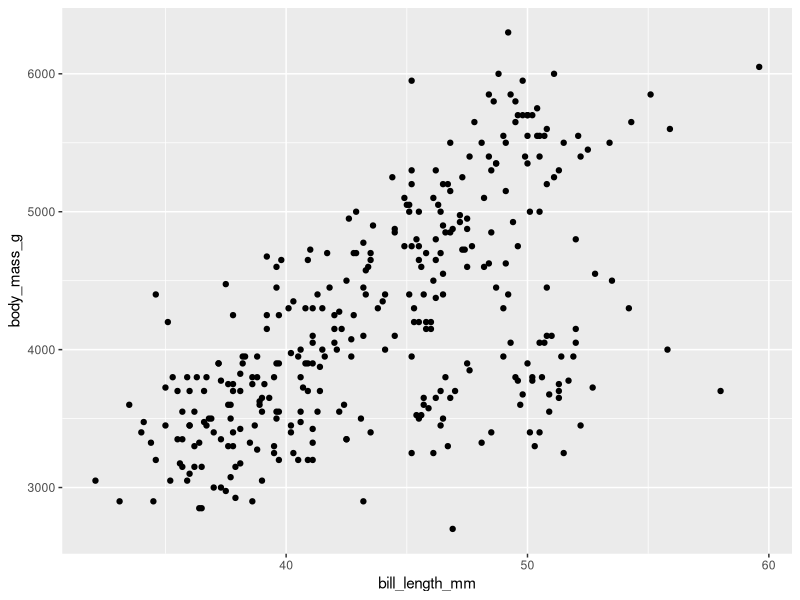
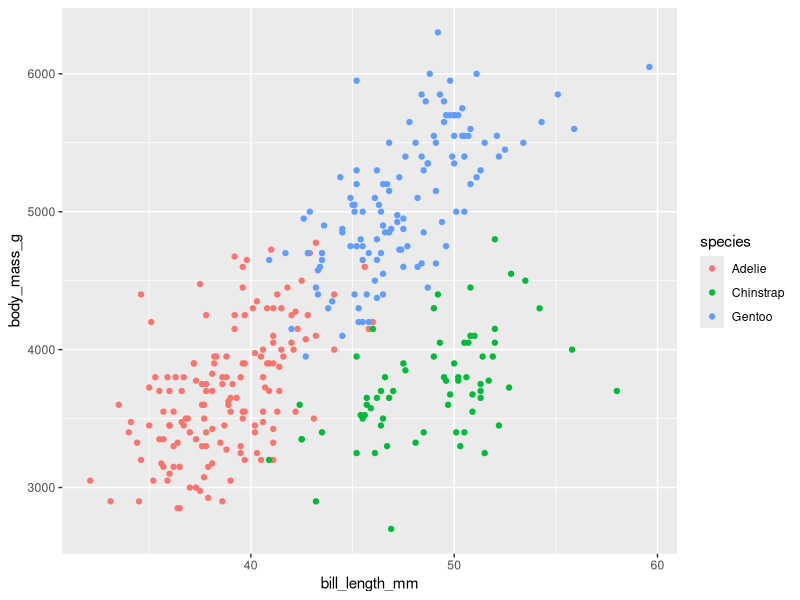
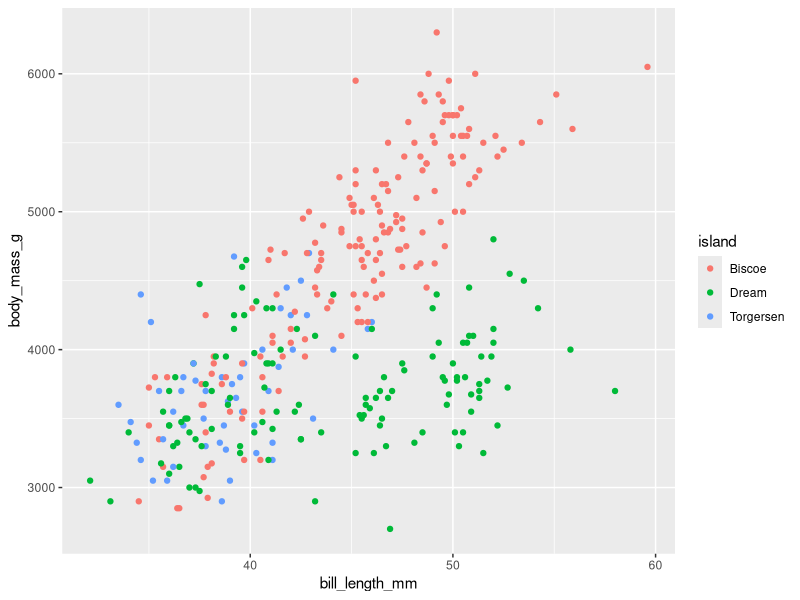
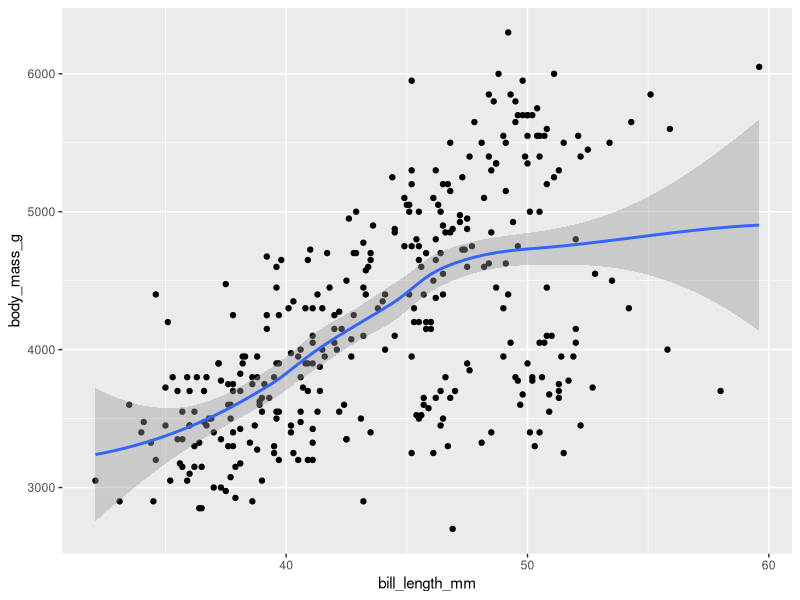
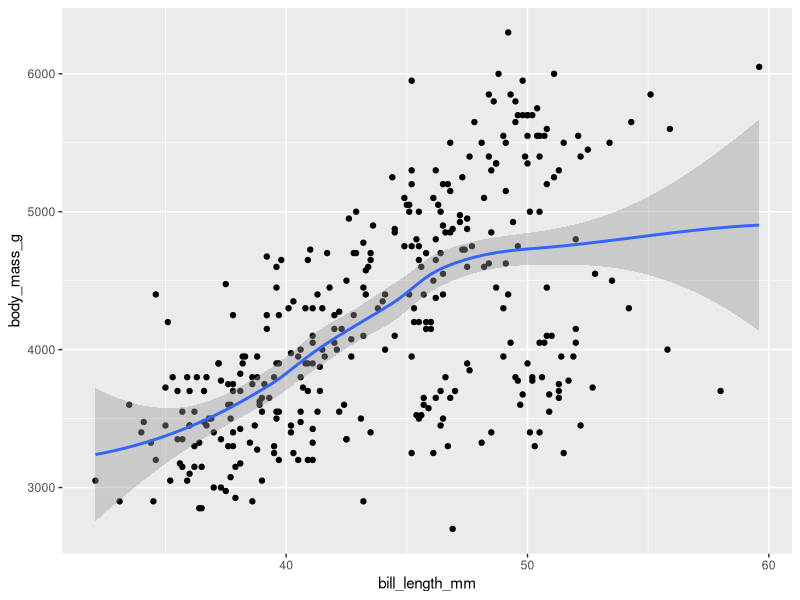
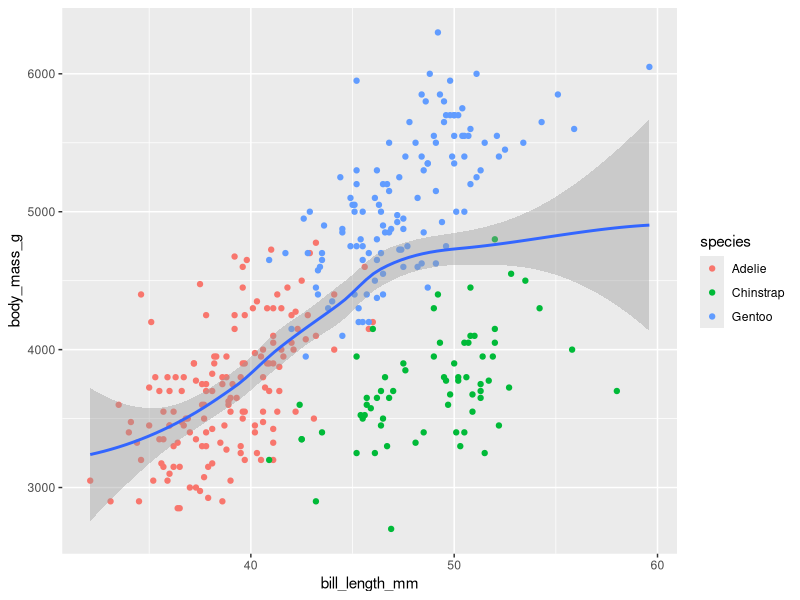
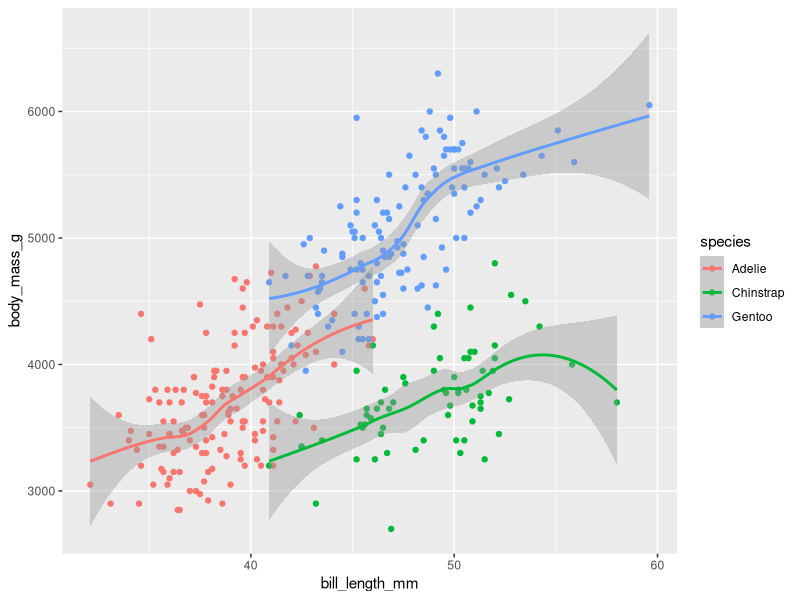
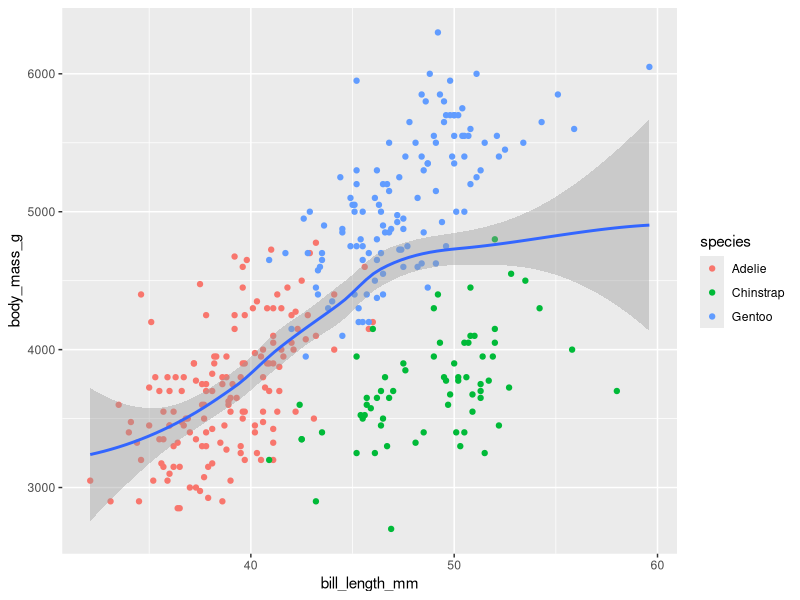

Generate these figures, in order, with R:
# Visualising data using ggplot 
# installing required packages 
install.packages("palmerpenguins")
library(palmerpenguins)
library(tidyverse)

# looking at the penguins dataframe.
ggplot(data = penguins) +
  geom_point(mapping = aes(x = bill_length_mm, y = body_mass_g))

# Mapping species to the aesthetic colour of geom_point.
ggplot(data = penguins) +
  geom_point(mapping = aes(x = bill_length_mm, y = body_mass_g, colour = species)) # each colour highlights different species.
# Q1: Does this cluster also correlate with the island the penguins are from? change the code above to check.

# changing the code to is island 
ggplot(data = penguins) +
  geom_point(mapping = aes(x = bill_length_mm, y = body_mass_g, colour = island))
# yes cluster does correlate when changing colour = species to colour= island 


# Add additional layers to our plot by specifying additional geoms.
ggplot(data = penguins) +
  geom_point(mapping = aes(x = bill_length_mm, y = body_mass_g)) +
  geom_smooth(mapping = aes(x = bill_length_mm, y = body_mass_g))

# improving the code so that we dont have to repeat mapping of variables --> pass to ggplot.
ggplot(data = penguins, mapping = aes(x = bill_length_mm, y = body_mass_g)) +
  geom_point() +
  geom_smooth()

# data falls into 3 sp clusters, fitting curve across all is NOT good
# Mapping species again to colour 
ggplot(data = penguins, mapping = aes(x = bill_length_mm, y = body_mass_g)) +
  geom_point(mapping = aes(colour = species)) +
  geom_smooth()
# curve still going across all 3 sp  as mapping only inherited by ggplot not btwn geomes.

# Copy and fix the code above, so that each species has its own fitted curve. 
ggplot(data = penguins, mapping = aes(x = bill_length_mm, y = body_mass_g)) +
  geom_point(mapping = aes(colour = species)) +
  geom_smooth(mapping = aes(colour = species))


#  assign it to a variable and add other layers later. This way we can save a basic plot and try out different layers
pengu_plot <-
  ggplot(data = penguins,
         mapping = aes(x = bill_length_mm, y = body_mass_g)) +
  geom_point(aes(colour = species))

#We can add layers to our plot
pengu_plot +
  geom_smooth()

# Write code to produce the following plot. Hint: Look at the documentation for geom_smooth to find the arguments you need for a linear model and to remove the confidence intervals.
pengu_plot_2 <-
  ggplot(data = penguins,
         mapping = aes(x = bill_length_mm, y = bill_depth_mm)) +
  geom_point(aes(colour = species))

pengu_plot +
  geom_smooth(mapping= aes(colour= species), method= 'lm', se= FALSE)
# changing x and y to bill length and bill depth to match the graph on the worksheet.
# using method= lm 'liner model' assigns to linear model, se= FALSE- ignore confidence intervals. 

# Saving plots 
ggsave(filename ="penguin_plot_1.png", plot = pengu_plot,
       width= 200, height= 300, units= "mm")

ggsave(filename ="penguin_plot_2.png", plot = pengu_plot,
       width= 200, height= 300, units= "mm")

# Continuous versus categorical variables 
 # mapping only caused for the line colour to change. 

# Change the code, so it fills the boxes with colour instead of the lines.
ggplot(data = penguins,
       mapping = aes(x = species, y = body_mass_g,)) +
  geom_boxplot(mapping = aes(colour = species, fill= species)) 

# looking at penguin dataframe
head(penguins)
str(penguins)
# can see which variables are factors using str() species and island = factor

df_days <-
  data.frame(day = c("Mon", "Tues", "Wed", "Thu"),
             counts = c(3, 8, 10, 5))
df_days$day <- as.factor(df_days$day)
str(df_days)

ggplot(data = df_days, mapping = aes(x = day, y = counts)) +
  geom_col()
# alphabetical order not correct in bar graph, instead defined by levels instead of days.

#fixing alphabetical order
df_days$day <- factor(df_days$day, levels = c("Mon", "Tues", "Wed", "Thu"))
str(df_days)

ggplot(data = df_days, mapping = aes(x = day, y = counts)) +
  geom_col()

# Reproducing a violin plot using the penguin dataframe. 
penguins$species <-factor (penguins$species,
                           levels= c("Chinstrap", "Gentoo", "Adelie")) # ordering sp in order shown on worksheet.
str(penguins$species)

ggplot(data = penguins,
       mapping = aes(x = species, y = body_mass_g)) +
  geom_violin(mapping = aes(colour = island, fill= island)) # fill used to colour entire plot instead of outline.

# statistical transformation 
ggplot(data = penguins) +
  geom_bar(mapping = aes(x = species)) +
  coord_flip()
# Q: What is the difference between geom_bar() and geom_col()?
# geom_bar() presents the variables horizontally whilst geom_col presents variables vertically.
# coord_flip() converts display to x conditional on y.

# Plotting only subset of your data: filter()
penguins %>% filter(!species == "Chinstrap") %>% # excluding the species 
  ggplot(mapping = aes(x = flipper_length_mm, y = body_mass_g)) +
  geom_point(mapping = aes(colour = species, shape = island))
# filter() is extremely useful together with the function is.na() to get rid of pesky NAs.

# Use is.na(sex) with filter() to reproduce the plot below, so that it only contains penguins where sex is known.
penguins$species2 <-factor (penguins$species,
                           levels= c("Adelie", "Chinstrap", "Gentoo")) # ordering according to plot on worksheet.


penguins %>% filter (!is.na(sex)) %>% # removing NA from the key of unspecified sexes of species.
  ggplot(mapping = aes(x = species, y = body_mass_g)) +
  geom_violin(mapping = aes(colour = sex, fill= sex)) # filtering based on sex of species.


# Labels
penguins %>%
  ggplot(mapping = aes(x = species, y = body_mass_g)) +
  geom_violin(aes(fill = sex)) +
  labs(title = "Weight distribution among penguins",
       subtitle = "Gentoo penguins are the heaviest",
       x = "Species",
       y = "Weight in g",
       fill = "Sex",
       caption = "Data from Palmer Penguins package\nhttps://allisonhorst.github.io/palmerpenguins/"
  )
# mapped a categorical, i.e. discrete, variable (sex) to fill, so the function to use is scale_fill_discrete(). This function also allows you to change the colours

penguins %>%
  ggplot(mapping = aes(x = species, y = body_mass_g)) +
  geom_violin(aes(fill = sex)) +
  labs(title = "Weight distribution among penguins",
       subtitle = "Gentoo penguins are the heaviest",
       x = "Species",
       y = "Weight in g",
       caption = "Data from Palmer Penguins package\nhttps://allisonhorst.github.io/palmerpenguins/"
  ) +
  scale_fill_discrete(name = "Sex", # the legend title can be changed here or in labs()
                      labels = c("Female", "Male", "Unknown"),
                      type = c("yellow3", "magenta4", "grey"))

# generate a new plot with at least two geoms, good labels, and maybe even try out some colours
